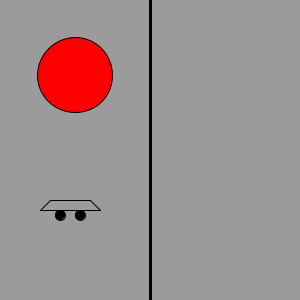
Frame 1 (no input)
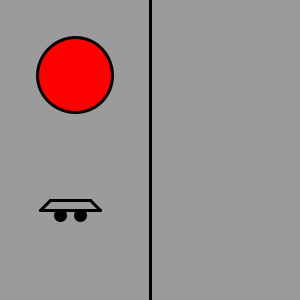
Frame 60 (the mouse pressed at the canvas centre just before this capture)
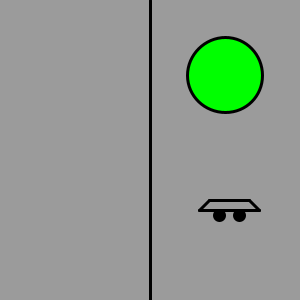
Frame 120 (the mouse held since frame 60 and released just before this capture)

The Processing sketch that drew these frames (run headless with seeded random() and noise(); from frame 60 on, the mouse is pressed at the canvas centre):

// Processing sketch: processing_36357
// ── processing_36357.pde

void setup(){
size(300,300);
background(150);
}
int x= 50;
int a=255;
int b=0;
int c=width;
int d=height;
void draw(){
background(155);
if(mouseX<width/2){
fill(a,b,0);
ellipse(75,75,75,75);
line(x,200,x+40,200);  //car1
line(x,200,x-10,210);
line(x+40,200,x+50,210);
line(x-10,210,x+50,210);
fill(0);
ellipse(x+10,215,10,10);
ellipse(x+30,215,10,10);
}else{
fill(0,255,0);
ellipse(225,75,75,75);
line(mouseX,200,mouseX+40,200); //car2
line(mouseX,200,mouseX-10,210);
line(mouseX+40,200,mouseX+50,210);
line(mouseX-10,210,mouseX+50,210);
fill(0);
ellipse(mouseX+10,215,10,10);
ellipse(mouseX+30,215,10,10);
mouseX++;
}
strokeWeight(3);
line(width/2,0,width/2,height);
}
void mouseDragged(){
x=mouseX;
a=0;
b=255;
height=height/2;
}
